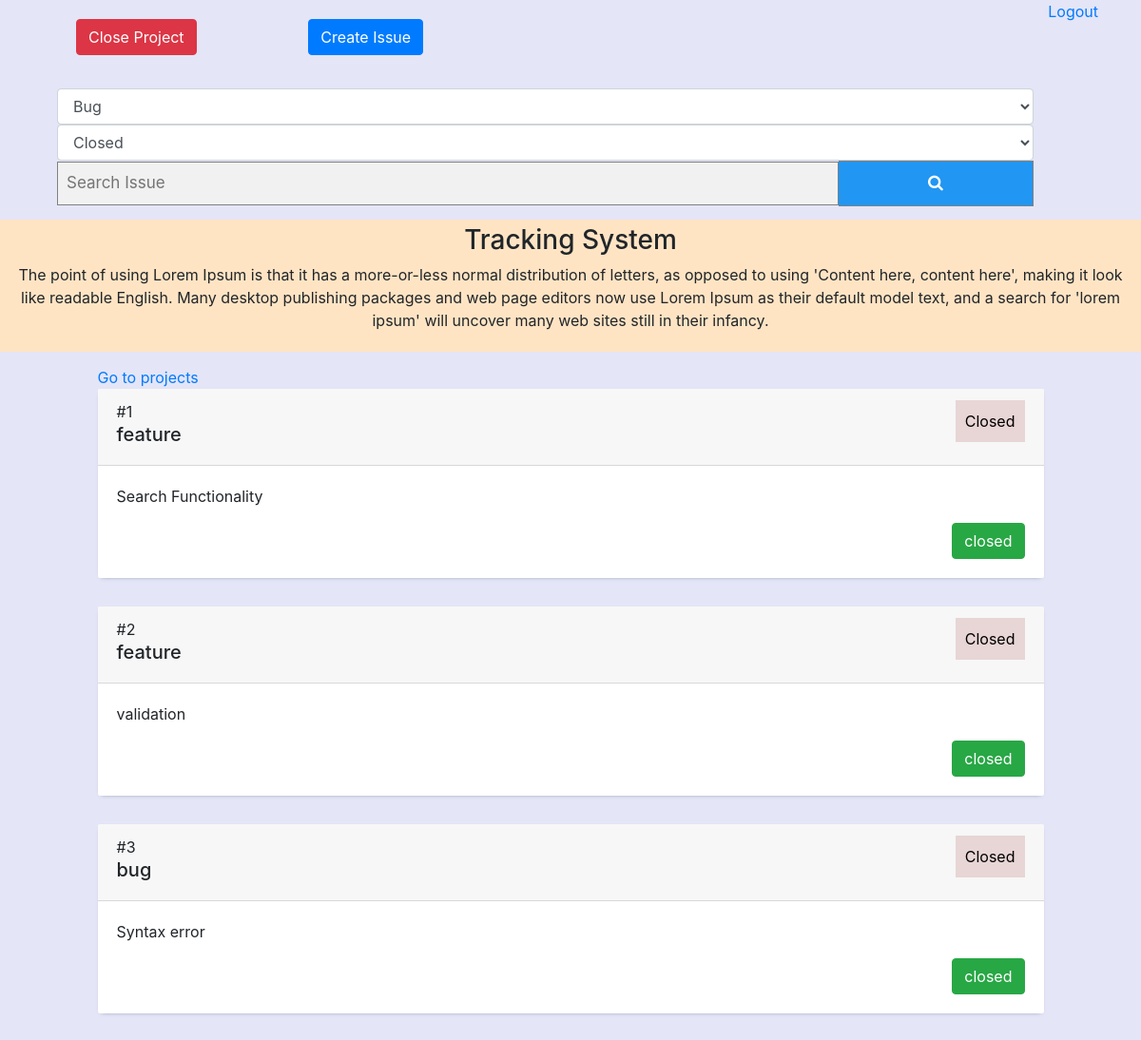
/project-details/8, run on the app's committed database.
### tables this page shows
CREATE TABLE `projects` (
  `pro_id` int(11) NOT NULL,
  `pro_name` text NOT NULL,
  `pro_description` text NOT NULL,
  `pro_status` text NOT NULL
);

CREATE TABLE `issues` (
  `iss_id` int(11) NOT NULL,
  `project_id` int(11) NOT NULL,
  `iss_tracker` text NOT NULL,
  `iss_description` text NOT NULL,
  `status` int(11) NOT NULL
);

### application/controllers/Projects.php (called while the page is built, shortened)
<?php
class Projects Extends CI_Controller{
public function viewProjectDetails($id){
  $result['projects'] = $this->db->where('pro_id',$id)->get('projects')->row();
  $result['issues'] = $this->db->where('project_id',$id)->get('issues')->result();
  $this->load->view('admin/project-details',$result);
}
}
?>

### index.php (called while the page is built, shortened)
<?php
require_once BASEPATH.'core/CodeIgniter.php';

### application/views/admin/project-details.php (the view, shortened to what this page needs)
<!DOCTYPE html>
<html>
<head>
<link rel="stylesheet" href="https://maxcdn.bootstrapcdn.com/bootstrap/4.0.0/css/bootstrap.min.css">
<link rel="stylesheet" href="https://cdnjs.cloudflare.com/ajax/libs/font-awesome/4.7.0/css/font-awesome.min.css">
<link rel="stylesheet" href="<?php echo THEME_URL; ?>assets/css/style.css">
</head>
<body>
<div class="container">
                  <a style="float:right;" href="<?php echo base_url('logout'); ?>">Logout</a>
  <div class="row d-flex align-items-center">
<div class="col-md-3 d-inline-block">
     <a class="btn btn-danger white" href="<?php echo base_url('close-project/'.$projects->pro_id); ?>" style="color:white; float-right;margin:20px;"><i class="icon-expand-alt"></i>
   Close Project</a>
  </div>
<div class="col-md-3 d-inline-block">
     <a class="btn btn-primary white" href="<?php echo base_url('create-issue/'.$projects->pro_id); ?>" style="color:white; float-right;"><i class="icon-expand-alt"></i>
   Create Issue</a>
  </div>
  <div class="col-md-12 d-inline-block">
     <form class="example" method="post" action="<?php echo base_url('search-issue/'.$projects->pro_id); ?>" style="margin:auto; margin-top:15px;">
      <select class="form-control" name="tracker">
    <option value="bug">Bug</option>
      </select>
     <select class="form-control" name="status">
  <option value="0">Closed</option>
      </select>
      <input type="text" placeholder="Search Issue" name="keyword">
     <button type="submit"><i class="fa fa-search" aria-hidden="true"></i>
</i></button>
    </form>
  </div>
  </div>
  </div>
 <div style="margin: 0 auto; text-align: center; background: bisque;padding: 5px;margin-bottom: 15px;}">
<h3><?php echo $projects->pro_name; ?></h3>
 <p><?php echo $projects->pro_description; ?></p>
</div>
  <div class="row">
                           <div class="col-lg-1"></div>
                            <div class="col-lg-10">
                      <a href="<?php echo base_url('projects-list') ?>">Go to projects</a>
                       <?php
                       $i = 0;
                       foreach ($issues as $key => $value) {
                       $i++;
                        ?>
            <?php $status = $value->status; ?>
                                <div class="card">
                                    <div class="card-header">
                                      <span>#<?php echo $i; ?></span>
                                      <span style="float:right; background:#e8d5d5; color:black; padding:10px;">   <?php if($status == '1') { echo 'Open'; } else { echo 'Closed' ;} ?></span>
                                        <h5><?php echo $value->iss_tracker;  ?></h5>
                                    </div>
                                    <div class="card-body">
                                      <p><?php  $desc = $value->iss_description;
                    $out = strlen($desc) > 20 ? substr($desc,0,20)."..." : $desc;
                    echo $out;
 ?></p>
                                   <?php if($status == '1') { ?>
                                      <a href="<?php echo base_url('close-issue/'.$value->iss_id); ?>" class="btn btn-danger" style="float: right;">Close</a>
                                      <a class="btn btn-info" href="<?php echo base_url('edit-issue/'.$value->iss_id); ?>" style="float: right;margin-right: 12px;">Edit</a>
                                   <?php } else { ?>
                                       <a class="btn btn-success" style="float: right; color:white;">closed</a>
                                   <?php } ?>
                                    </div>
                                </div>
                     <?php  } ?>
                            </div>
                        </div>
</body>
</html>

### themes/assets/css/style.css (style rules this page uses)
body { background-color: rgb(228, 229, 247); }
a { text-decoration: none; }
.white { color:white; }
form.example input[type=text] { padding: 9px; font-size: 17px; border: 1px solid grey; float: left; width: 80%; background: #f1f1f1; border-radius: 0px; margin-top: 1px; }
form.example button { float: left; width: 20%; padding: 10px; background: #2196F3; color: white; font-size: 17px; border: 1px solid grey; border-left: none; cursor: pointer; }
form.example::after { content: ""; clear: both; display: table; }
* { box-sizing: border-box; }
.card { border-radius: 2px; box-shadow: 0 2px 5px -4px #455a64; border: none; margin-bottom: 30px; transition: all 0.5s ease-in-out; }

### application/views/admin/project-details.php (style rules this page uses)
input[type="text"], input[type="password"] { padding: 15px 20px; margin-top: 8px; margin-bottom: 15px; border: 1px solid #ccc; border-radius: 8px; box-sizing: border-box; }

### data on the page
projects: pro_name "Tracking System", pro_description "The point of using Lorem Ipsum is that it has a more-or-less normal distribution of letters, as opposed to using 'Content here, content here', making it look like readable English. Many desktop publishing packages and web page editors now use Lorem Ipsum as their default model text, and a search for 'lorem ipsum' will uncover many web sites still in their infancy."
issues: status "Closed", iss_tracker "feature", iss_description "Search Functionality"
issues: status "Closed", iss_tracker "feature", iss_description "validation"
issues: status "Closed", iss_tracker "bug", iss_description "Syntax error"
